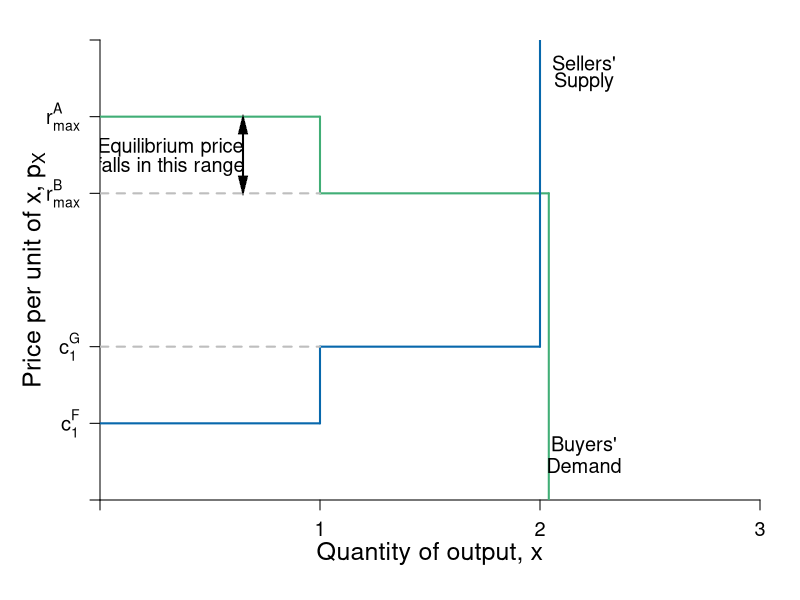

Here is the R script that generated this plot:
require(shape)
pdf(file = "competitionmarkets/makost_problem_set.pdf", width = 9, height = 7)

#Set parameters for graphics
axislabelsize <- 1.5
labelsize <- 1.2
graphlinewidth <- 3
segmentlinewidth <- 2

COL <- c("#7fc97f", "#beaed4", "#fdc086", "#ffff99", "#386cb0", "#f0027f", "#bf5b17", "#666666")
COLA <- c("#e0f3db", "#99d8c9","#66c2a4","#41ae76", "#238b45", "#005824")
COLB <- c("#c6dbef", "#4eb3d3", "#2b8cbe", "#0868ac","#084081")
COLC <- c("#fcfbfd", "#efedf5", "#dadaeb", "#bcbddc", "#9e9ac8", "#807dba", "#6a51a3", "#54278f", "#3f007d")

par(mar =  c(5, 5, 2, 2))

xlims <- c(0, 3)
ylims <- c(0, 6)

npts <- 501 

plot(0, 0, xlim = xlims, ylim = ylims, type = "n",
     xlab = expression(paste("")),
     ylab = expression(paste("")), 
     xaxt = "n", 
     yaxt = "n", 
     cex.lab = axislabelsize, 
     bty = "n",
     xaxs="i", 
     yaxs="i")

# ticksy <- seq(from = 0, to = ylims[2], by = 2)
# ylabels <- seq(from = 0, to = ylims[2], by = 2)
# ticksx <- seq(from = 0, to = xlims[2], by = 2)
# xlabels <- seq(from = 0, to = xlims[2], by = 2)
ticksy <- c(0, 1, 2, 4, 5, ylims[2])
ylabels <- c(NA,  expression(paste(c[1]^F)),  expression(paste(c[1]^G)), expression(paste(r[max]^B)), expression(paste(r[max]^A)), NA)
ticksx <- c(0, 1, 2, xlims[2])
xlabels <- c(NA, 1, 2, 3)

axis(1, at = ticksx, pos = 0, labels = xlabels, cex.axis = labelsize)
axis(2, at = ticksy, pos = 0, labels = ylabels, las = 1, cex.axis = labelsize)


#Draw the polygon for consumer surplus
# xpoly4 <- c(0, 2, 2, 1, 1, 0, 0)
# ypoly4 <- c(3, 3, 4, 4, 5, 5, 3)
# polygon(x = xpoly4, y = ypoly4, col=COLA[1], density=NULL, border = NA)
# text(1, 3.5, expression("Consumer Surplus"), cex = labelsize)

#Draw the polygon for producer surplus
# xpoly3 <- c(0, 2, 2, 1, 1, 0, 0)
# ypoly3 <- c(3, 3, 2, 2, 1, 1, 3)
# polygon(x = xpoly3, y = ypoly3, col=COLB[1], density=NULL, border = NA)
# text(1, 2.5, expression("Producer Surplus"), cex = labelsize)


#Line for Demand
segments(0, 5, 1, 5, lty = 1, col = COLA[4] , lwd = segmentlinewidth)
segments(1, 5, 1, 4, lty = 1, col = COLA[4] , lwd = segmentlinewidth)
segments(1, 4, 2.04, 4, lty = 1, col = COLA[4] , lwd = segmentlinewidth)
segments(2.04, 4, 2.04, 0, lty = 1, col = COLA[4] , lwd = segmentlinewidth)
# segments(2, 3.04, 3.04, 3.04, lty = 1, col = COLA[4] , lwd = segmentlinewidth)
# segments(3.04, 3.04, 3.04, 2, lty = 1, col = COLA[4] , lwd = segmentlinewidth)
# segments(3, 2, 4, 2, lty = 1, col = COLA[4] , lwd = segmentlinewidth)
# segments(4, 2, 4, 1, lty = 1, col = COLA[4] , lwd = segmentlinewidth)
# segments(4, 1, 5, 1, lty = 1, col = COLA[4] , lwd = segmentlinewidth)
# segments(5, 1, 5, 0, lty = 1, col = COLA[4] , lwd = segmentlinewidth)

#Line for Supply
segments(0, 1, 1, 1, lty = 1, col = COLB[4] , lwd = segmentlinewidth)
segments(1, 1, 1, 2, lty = 1, col = COLB[4] , lwd = segmentlinewidth)
segments(1, 2, 2, 2, lty = 1, col = COLB[4] , lwd = segmentlinewidth)
segments(2, 2, 2, ylims[2], lty = 1, col = COLB[4] , lwd = segmentlinewidth)
# segments(2, 2.96, 3, 2.96, lty = 1, col = COLB[4] , lwd = segmentlinewidth)
# segments(3, 2.96, 3, 4, lty = 1, col = COLB[4] , lwd = segmentlinewidth)
# segments(3, 4, 4, 4, lty = 1, col = COLB[4] , lwd = segmentlinewidth)
# segments(4, 4, 4, 5, lty = 1, col = COLB[4] , lwd = segmentlinewidth)
# segments(4, 5, 5, 5, lty = 1, col = COLB[4] , lwd = segmentlinewidth)
# segments(5, 5, 5, 6, lty = 1, col = COLB[4] , lwd = segmentlinewidth)

#Equilibrium price and quantity
segments(0, 4, 1, 4, lty = 2, "gray" , lwd = segmentlinewidth)
segments(0, 2, 1, 2, lty = 2, "gray" , lwd = segmentlinewidth)


#For market price
# segments(0, 2, 1, 2, lty = 2, "gray" , lwd = segmentlinewidth)

#Label axes
mtext(expression(paste("Quantity of output, ", x)), side=1, line = 2.5, cex = axislabelsize)
text(-0.3, 0.5*ylims[2], expression(paste("Price per unit of x, ", p[X])), xpd = TRUE, cex = axislabelsize, srt = 90) 
# 
# points(50, 10, pch = 16, col = "black", cex = 1.5)
# text(52, 10.5, expression(M))
text(2.2, 0.7, expression("Buyers'"), cex = labelsize)
text(2.2, 0.45, expression("Demand"), cex = labelsize)
text(2.2, 5.7, expression("Sellers'"), cex = labelsize)
text(2.2, 5.45, expression("Supply"), cex = labelsize)

# text(0.27, 2.6, expression("Equilibrium Price"), cex = labelsize)
# text(0.27, 2.4, expression("falls in this range"), cex = labelsize)
# Arrows(0.55, 2.1, 0.55, 2.9, col = "black", code =3, lty = 1, lwd = 2, arr.type = "triangle", arr.lwd = 0.5)

text(0.32, 4.6, expression("Equilibrium price"), cex = labelsize)
text(0.32, 4.35, expression("falls in this range"), cex = labelsize)
Arrows(0.65, 4.1, 0.65, 4.9, col = "black", code =3, lty = 1, lwd = 2, arr.type = "triangle", arr.lwd = 0.5)

dev.off()
